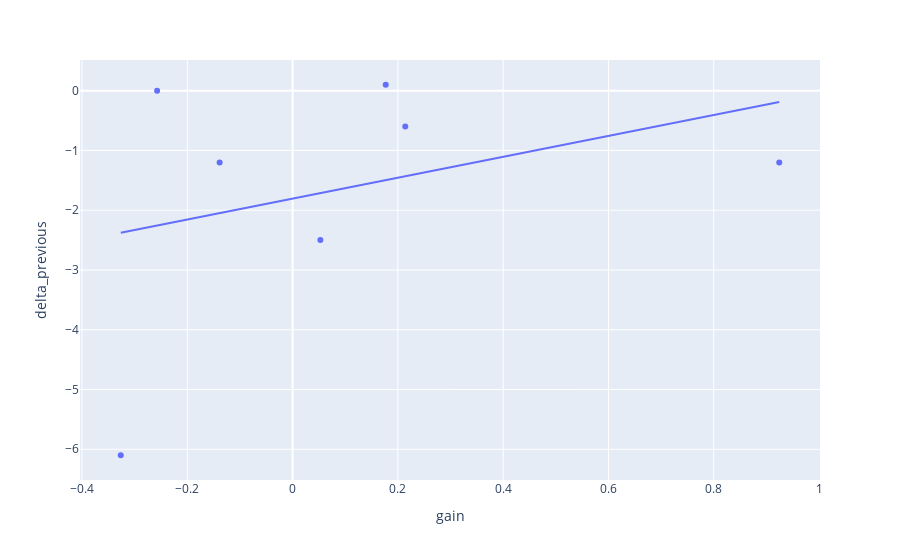
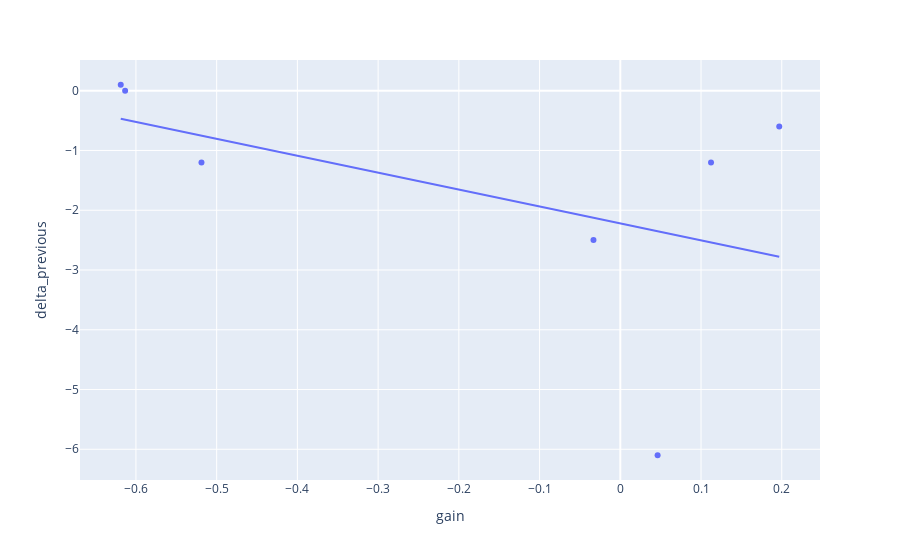
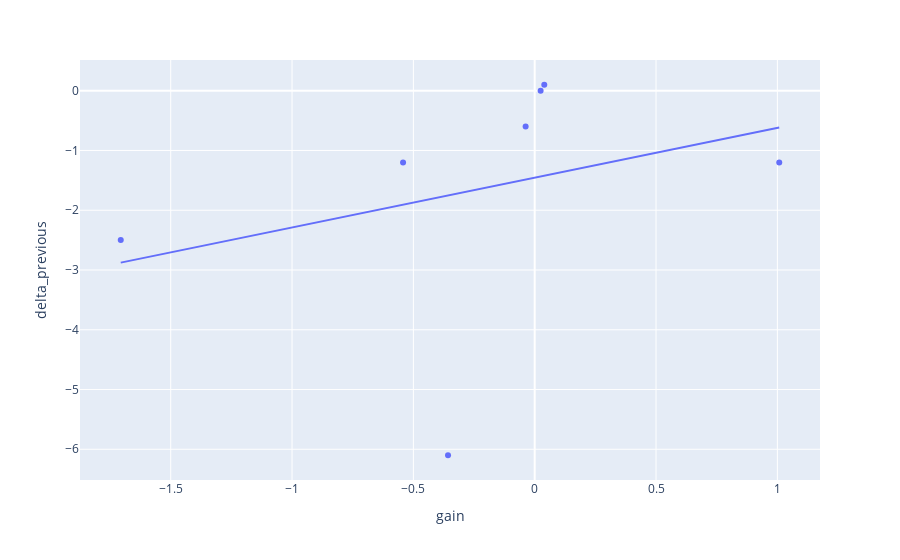
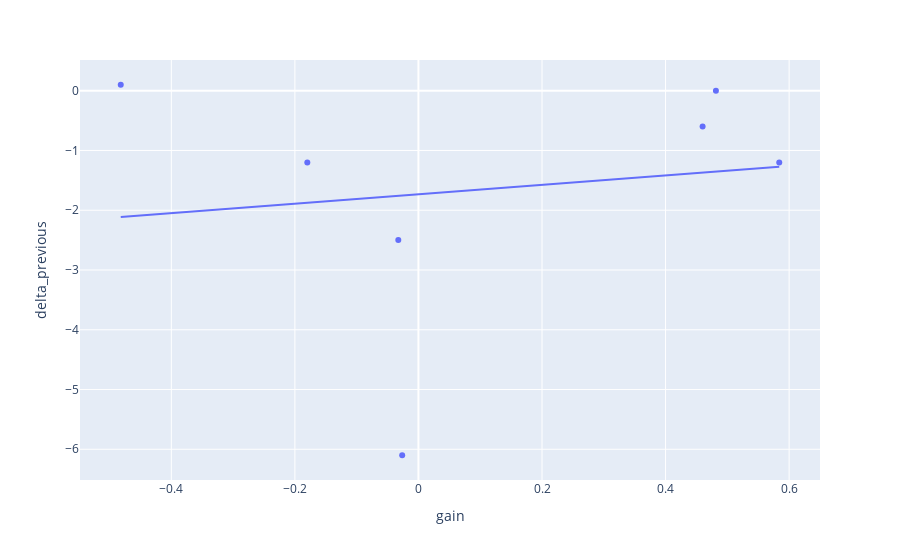

Write notebook code for charts like these, in order.
### Code cell
selected_category = category_select1
selected_data = merged_dataframe[merged_dataframe.category ==
                                 selected_category].copy()

for pair in pairs:
    pair_data = selected_data[selected_data.pair == pair].copy()
    print(f"Plotting data for {pair}...")
    fig = px.scatter(pair_data, x="gain", y="delta_previous", trendline='ols')
    fig.show()

### Figure 1 — Plotly figure (JSON) as saved in the notebook; plotly's stock layout.template omitted (floating-point values rounded to 4 significant figures)
{"data": [{"hovertemplate": "gain=%{x}<br>delta_previous=%{y}<extra></extra>", "legendgroup": "", "marker": {"color": "#636efa", "symbol": "circle"}, "mode": "markers", "name": "", "orientation": "v", "showlegend": false, "type": "scatter", "x": [-0.2574, 0.05277, 0.1769, 0.9245, -0.1386, 0.214, -0.3264], "xaxis": "x", "y": [0, -2.5, 0.1, -1.2, -1.2, -0.6, -6.1], "yaxis": "y"}, {"hovertemplate": "<b>OLS trendline</b><br>delta_previous = 1.74937 * gain + -1.80426<br>R<sup>2</sup>=0.117387<br><br>gain=%{x}<br>delta_previous=%{y} <b>(trend)</b><extra></extra>", "legendgroup": "", "marker": {"color": "#636efa", "symbol": "circle"}, "mode": "lines", "name": "", "showlegend": false, "type": "scatter", "x": [-0.3264, -0.2574, -0.1386, 0.05277, 0.1769, 0.214, 0.9245], "xaxis": "x", "y": [-2.375, -2.254, -2.047, -1.712, -1.495, -1.43, -0.187], "yaxis": "y"}], "layout": {"legend": {"tracegroupgap": 0}, "margin": {"t": 60}, "xaxis": {"anchor": "y", "domain": [0, 1], "title": {"text": "gain"}}, "yaxis": {"anchor": "x", "domain": [0, 1], "title": {"text": "delta_previous"}}}}

### Figure 2 — Plotly figure (JSON) as saved in the notebook; plotly's stock layout.template omitted (floating-point values rounded to 4 significant figures)
{"data": [{"hovertemplate": "gain=%{x}<br>delta_previous=%{y}<extra></extra>", "legendgroup": "", "marker": {"color": "#636efa", "symbol": "circle"}, "mode": "markers", "name": "", "orientation": "v", "showlegend": false, "type": "scatter", "x": [-0.6134, -0.03324, -0.6188, 0.1124, -0.5188, 0.1969, 0.0462], "xaxis": "x", "y": [0, -2.5, 0.1, -1.2, -1.2, -0.6, -6.1], "yaxis": "y"}, {"hovertemplate": "<b>OLS trendline</b><br>delta_previous = -2.82847 * gain + -2.22018<br>R<sup>2</sup>=0.227588<br><br>gain=%{x}<br>delta_previous=%{y} <b>(trend)</b><extra></extra>", "legendgroup": "", "marker": {"color": "#636efa", "symbol": "circle"}, "mode": "lines", "name": "", "showlegend": false, "type": "scatter", "x": [-0.6188, -0.6134, -0.5188, -0.03324, 0.0462, 0.1124, 0.1969], "xaxis": "x", "y": [-0.4699, -0.4853, -0.7527, -2.126, -2.351, -2.538, -2.777], "yaxis": "y"}], "layout": {"legend": {"tracegroupgap": 0}, "margin": {"t": 60}, "xaxis": {"anchor": "y", "domain": [0, 1], "title": {"text": "gain"}}, "yaxis": {"anchor": "x", "domain": [0, 1], "title": {"text": "delta_previous"}}}}

### Figure 3 — Plotly figure (JSON) as saved in the notebook; plotly's stock layout.template omitted (floating-point values rounded to 4 significant figures)
{"data": [{"hovertemplate": "gain=%{x}<br>delta_previous=%{y}<extra></extra>", "legendgroup": "", "marker": {"color": "#636efa", "symbol": "circle"}, "mode": "markers", "name": "", "orientation": "v", "showlegend": false, "type": "scatter", "x": [0.0244, -1.706, 0.0395, 1.008, -0.5425, -0.03734, -0.3571], "xaxis": "x", "y": [0, -2.5, 0.1, -1.2, -1.2, -0.6, -6.1], "yaxis": "y"}, {"hovertemplate": "<b>OLS trendline</b><br>delta_previous = 0.832869 * gain + -1.45592<br>R<sup>2</sup>=0.099705<br><br>gain=%{x}<br>delta_previous=%{y} <b>(trend)</b><extra></extra>", "legendgroup": "", "marker": {"color": "#636efa", "symbol": "circle"}, "mode": "lines", "name": "", "showlegend": false, "type": "scatter", "x": [-1.706, -0.5425, -0.3571, -0.03734, 0.0244, 0.0395, 1.008], "xaxis": "x", "y": [-2.877, -1.908, -1.753, -1.487, -1.436, -1.423, -0.6166], "yaxis": "y"}], "layout": {"legend": {"tracegroupgap": 0}, "margin": {"t": 60}, "xaxis": {"anchor": "y", "domain": [0, 1], "title": {"text": "gain"}}, "yaxis": {"anchor": "x", "domain": [0, 1], "title": {"text": "delta_previous"}}}}

### Figure 4 — Plotly figure (JSON) as saved in the notebook; plotly's stock layout.template omitted (floating-point values rounded to 4 significant figures)
{"data": [{"hovertemplate": "gain=%{x}<br>delta_previous=%{y}<extra></extra>", "legendgroup": "", "marker": {"color": "#636efa", "symbol": "circle"}, "mode": "markers", "name": "", "orientation": "v", "showlegend": false, "type": "scatter", "x": [0.4815, -0.03261, -0.4819, 0.584, -0.1799, 0.46, -0.0263], "xaxis": "x", "y": [0, -2.5, 0.1, -1.2, -1.2, -0.6, -6.1], "yaxis": "y"}, {"hovertemplate": "<b>OLS trendline</b><br>delta_previous = 0.78797 * gain + -1.73346<br>R<sup>2</sup>=0.021388<br><br>gain=%{x}<br>delta_previous=%{y} <b>(trend)</b><extra></extra>", "legendgroup": "", "marker": {"color": "#636efa", "symbol": "circle"}, "mode": "lines", "name": "", "showlegend": false, "type": "scatter", "x": [-0.4819, -0.1799, -0.03261, -0.0263, 0.46, 0.4815, 0.584], "xaxis": "x", "y": [-2.113, -1.875, -1.759, -1.754, -1.371, -1.354, -1.273], "yaxis": "y"}], "layout": {"legend": {"tracegroupgap": 0}, "margin": {"t": 60}, "xaxis": {"anchor": "y", "domain": [0, 1], "title": {"text": "gain"}}, "yaxis": {"anchor": "x", "domain": [0, 1], "title": {"text": "delta_previous"}}}}
